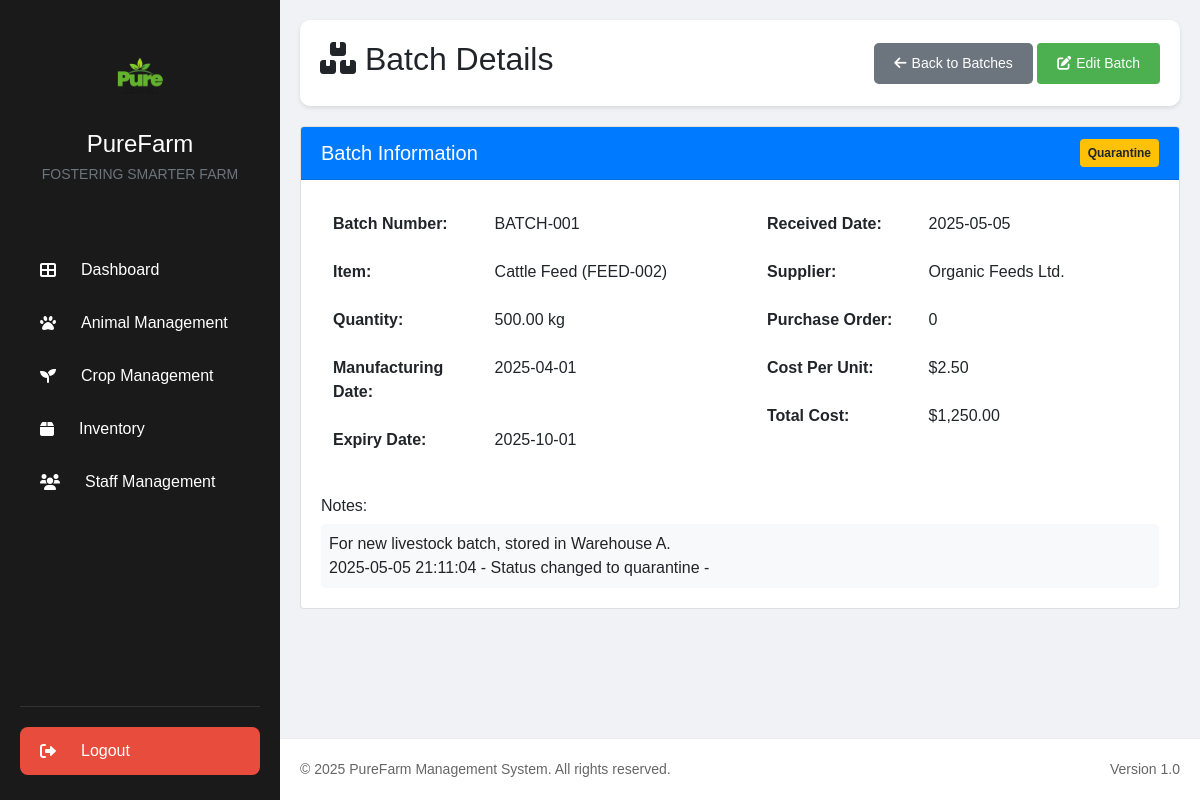
Screenshot of /view_batch.php?id=27 (signed in) with the database file from the repository.
### tables this page shows
CREATE TABLE `inventory_batches` (
  `id` int(11) NOT NULL,
  `batch_number` varchar(50) NOT NULL,
  `item_id` int(11) NOT NULL,
  `quantity` decimal(10,2) NOT NULL DEFAULT 0.00,
  `manufacturing_date` date DEFAULT NULL,
  `expiry_date` date DEFAULT NULL,
  `received_date` date NOT NULL,
  `supplier_id` int(11) DEFAULT NULL,
  `purchase_order_id` int(11) DEFAULT NULL,
  `cost_per_unit` decimal(10,2) DEFAULT NULL,
  `status` enum('active','quarantine','consumed','expired','discarded') DEFAULT 'active',
  `notes` text DEFAULT NULL,
  `created_at` timestamp NOT NULL DEFAULT current_timestamp(),
  `updated_at` timestamp NOT NULL DEFAULT current_timestamp() ON UPDATE current_timestamp()
);

CREATE TABLE `inventory_items` (
  `id` int(11) NOT NULL,
  `item_name` varchar(100) NOT NULL,
  `sku` varchar(50) NOT NULL,
  `category_id` int(11) DEFAULT NULL,
  `description` text DEFAULT NULL,
  `unit_of_measure` varchar(20) NOT NULL,
  `current_quantity` decimal(10,2) NOT NULL DEFAULT 0.00,
  `reorder_level` decimal(10,2) NOT NULL DEFAULT 0.00,
  `maximum_level` decimal(10,2) DEFAULT NULL,
  `unit_cost` decimal(10,2) NOT NULL DEFAULT 0.00,
  `expiry_date` date DEFAULT NULL,
  `batch_number` varchar(50) DEFAULT NULL,
  `supplier_id` int(11) DEFAULT NULL,
  `status` enum('active','inactive') NOT NULL DEFAULT 'active',
  `created_at` timestamp NOT NULL DEFAULT current_timestamp(),
  `updated_at` timestamp NULL DEFAULT NULL ON UPDATE current_timestamp(),
  `is_active` tinyint(1) NOT NULL DEFAULT 1,
  `batch_tracking_enabled` tinyint(1) DEFAULT 0,
  `last_updated` datetime DEFAULT NULL
);

CREATE TABLE `suppliers` (
  `id` int(11) NOT NULL,
  `name` varchar(100) NOT NULL,
  `phone` varchar(20) DEFAULT NULL,
  `email` varchar(100) DEFAULT NULL,
  `address` text DEFAULT NULL,
  `status` enum('active','inactive') NOT NULL DEFAULT 'active',
  `created_at` timestamp NOT NULL DEFAULT current_timestamp(),
  `updated_at` timestamp NULL DEFAULT NULL ON UPDATE current_timestamp()
);

### view_batch.php (the view, shortened to what this page needs)
<?php
require_once 'includes/db.php';
$batchId = isset($_GET['id']) ? $_GET['id'] : null;
$batch = null;
try {
    $stmt = $pdo->prepare("
        SELECT b.*, i.item_name, i.sku, i.unit_of_measure, s.name as supplier_name
        FROM inventory_batches b
        JOIN inventory_items i ON b.item_id = i.id
        LEFT JOIN suppliers s ON b.supplier_id = s.id
        WHERE b.id = ?
    ");
    $stmt->execute([$batchId]);
    $batch = $stmt->fetch(PDO::FETCH_ASSOC);
} catch(PDOException $e) {
    error_log("Error fetching batch: " . $e->getMessage());
    $errorMsg = "Failed to load batch details.";
}
include 'includes/header.php';
?>
<div class="main-content">
    <div class="page-header">
        <h2><i class="fas fa-boxes"></i> Batch Details</h2>
        <div class="action-buttons">
            <button class="btn btn-secondary" onclick="location.href='batch_tracking.php'">
                <i class="fas fa-arrow-left"></i> Back to Batches
            </button>
            <button class="btn btn-primary" onclick="location.href='edit_batch.php?id=<?php echo $batchId; ?>'">
                <i class="fas fa-edit"></i> Edit Batch
            </button>
        </div>
    </div>
    <div class="row">
        <div class="col-md-12">
            <div class="card">
                <div class="card-header bg-primary text-white d-flex justify-content-between align-items-center">
                    <h5 class="mb-0">Batch Information</h5>
                    <span class="badge <?php
                        switch($batch['status']) {
                            case 'quarantine': echo 'badge-warning'; break;
                        }
                    ?> p-2">
                        <?php echo ucfirst($batch['status']); ?>
                    </span>
                </div>
                <div class="card-body">
                    <div class="row">
                        <div class="col-md-6">
                            <table class="table table-borderless">
                                <tr>
                                    <th class="w-40">Batch Number:</th>
                                    <td><?php echo htmlspecialchars($batch['batch_number']); ?></td>
                                </tr>
                                <tr>
                                    <th>Item:</th>
                                    <td><?php echo htmlspecialchars($batch['item_name']); ?> (<?php echo htmlspecialchars($batch['sku']); ?>)</td>
                                </tr>
                                <tr>
                                    <th>Quantity:</th>
                                    <td><?php echo $batch['quantity'] . ' ' . htmlspecialchars($batch['unit_of_measure']); ?></td>
                                </tr>
                                <tr>
                                    <th>Manufacturing Date:</th>
                                    <td><?php echo htmlspecialchars($batch['manufacturing_date'] ?? 'N/A'); ?></td>
                                </tr>
                                <tr>
                                    <th>Expiry Date:</th>
                                    <td>
                                        <?php
                                            if (!empty($batch['expiry_date'])) {
                                                $expiryClass = '';
                                                echo '<span class="'.$expiryClass.'">' . htmlspecialchars($batch['expiry_date']);
                                                echo '</span>';
                                            } else {
                                                echo 'N/A';
                                            }
                                        ?>
                                    </td>
                                </tr>
                            </table>
                        </div>
                        <div class="col-md-6">
                            <table class="table table-borderless">
                                <tr>
                                    <th class="w-40">Received Date:</th>
                                    <td><?php echo htmlspecialchars($batch['received_date']); ?></td>
                                </tr>
                                <tr>
                                    <th>Supplier:</th>
                                    <td><?php echo htmlspecialchars($batch['supplier_name'] ?? 'N/A'); ?></td>
                                </tr>
                                <tr>
                                    <th>Purchase Order:</th>
                                    <td><?php echo htmlspecialchars($batch['purchase_order_id'] ?? 'N/A'); ?></td>
                                </tr>
                                <tr>
                                    <th>Cost Per Unit:</th>
                                    <td>
                                        <?php
                                            if (!empty($batch['cost_per_unit'])) {
                                                echo '$' . number_format($batch['cost_per_unit'], 2);
                                            } else {
                                                echo 'N/A';
                                            }
                                        ?>
                                    </td>
                                </tr>
                                <tr>
                                    <th>Total Cost:</th>
                                    <td>
                                        <?php
                                            if (!empty($batch['cost_per_unit'])) {
                                                $totalCost = $batch['quantity'] * $batch['cost_per_unit'];
                                                echo '$' . number_format($totalCost, 2);
                                            } else {
                                                echo 'N/A';
                                            }
                                        ?>
                                    </td>
                                </tr>
                            </table>
                        </div>
                    </div>
                    <?php if (!empty($batch['notes'])): ?>
                        <div class="mt-3">
                            <h6>Notes:</h6>
                            <div class="p-2 bg-light rounded">
                                <?php echo nl2br(htmlspecialchars($batch['notes'])); ?>
                            </div>
                        </div>
                    <?php endif; ?>
                </div>
            </div>
        </div>
    </div>
</div>
<?php include 'includes/footer.php'; ?>

### assets/css/styles.css (style rules this page uses)
* { margin: 0; padding: 0; box-sizing: border-box; font-family: Arial, sans-serif; }
body { background-color: #f0f2f5; }
.main-content { flex: 1; margin-left: 280px; padding: 20px; }
.page-header { display: flex; justify-content: space-between; align-items: center; margin-bottom: 20px; padding: 20px; background: white; border-radius: 10px; box-shadow: 0 2px 4px rgba(0,0,0,0.1); }
.btn { padding: 10px 20px; border: none; border-radius: 5px; cursor: pointer; font-size: 14px; display: inline-flex; align-items: center; gap: 5px; }
.btn-primary { background: #4CAF50; color: white; }
.btn-secondary { background: #6c757d; color: white; }
.main-content { flex: 1; margin-left: 280px; padding: 20px; padding-bottom: 80px; }
.btn-primary { background: #4CAF50; color: white; border: none; padding: 10px 20px; border-radius: 4px; cursor: pointer; font-size: 14px; transition: background 0.3s ease; }

### view_batch.php (style rules this page uses)
.table th.w-40 { width: 40%; }

### rows the page displays
inventory_batches: status "Quarantine", batch_number "BATCH-001", item.item_name "Cattle Feed", item.sku "FEED-002", quantity "500.00", item.unit_of_measure "kg", manufacturing_date "2025-04-01", expiry_date "2025-10-01", received_date "2025-05-05", supplier.name "Organic Feeds Ltd.", purchase_order "0", cost_per_unit "2.50", totalCost "1,250.00", notes "For new livestock batch, stored in Warehouse A. 2025-05-05 21:11:04 - Status changed to quarantine -"
